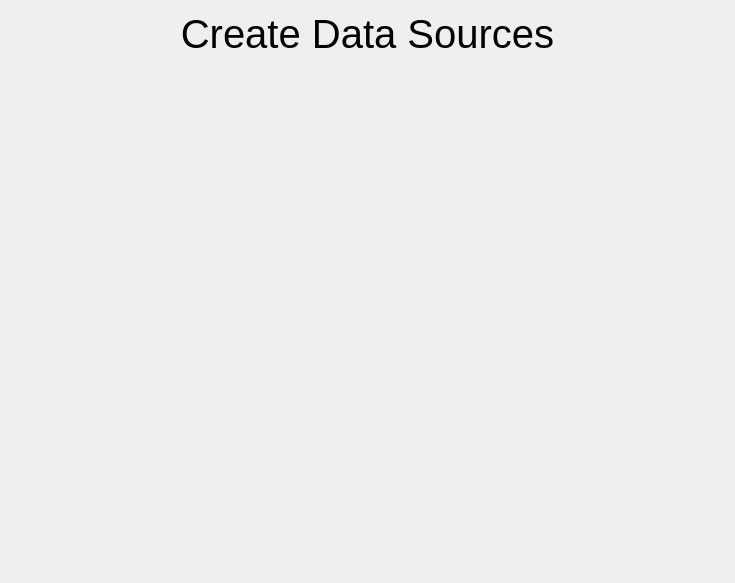
<?xml version="1.0" encoding="UTF-8"?>
<ui version="4.0">
 <class>CreateDataSourceBase</class>
 <widget class="QWidget" name="CreateDataSourceBase">
  <property name="geometry">
   <rect>
    <x>0</x>
    <y>0</y>
    <width>735</width>
    <height>583</height>
   </rect>
  </property>
  <property name="windowTitle">
   <string>CreateDataSourceBase</string>
  </property>
  <layout class="QVBoxLayout" name="verticalLayout">
   <item>
    <widget class="QLabel" name="label">
     <property name="font">
      <font>
       <pointsize>30</pointsize>
      </font>
     </property>
     <property name="text">
      <string>Create Data Sources</string>
     </property>
     <property name="alignment">
      <set>Qt::AlignCenter</set>
     </property>
    </widget>
   </item>
   <item>
    <widget class="QStackedWidget" name="stackedWidget">
     <widget class="CreateDataSourceAdd" name="addPage"/>
     <widget class="CreateDataSourceAdd" name="typePage"/>
    </widget>
   </item>
  </layout>
 </widget>
 <customwidgets>
  <customwidget>
   <class>CreateDataSourceAdd</class>
   <extends>QWidget</extends>
   <header>..create.createDataSourceAdd</header>
   <container>1</container>
  </customwidget>
 </customwidgets>
 <resources/>
 <connections/>
</ui>
